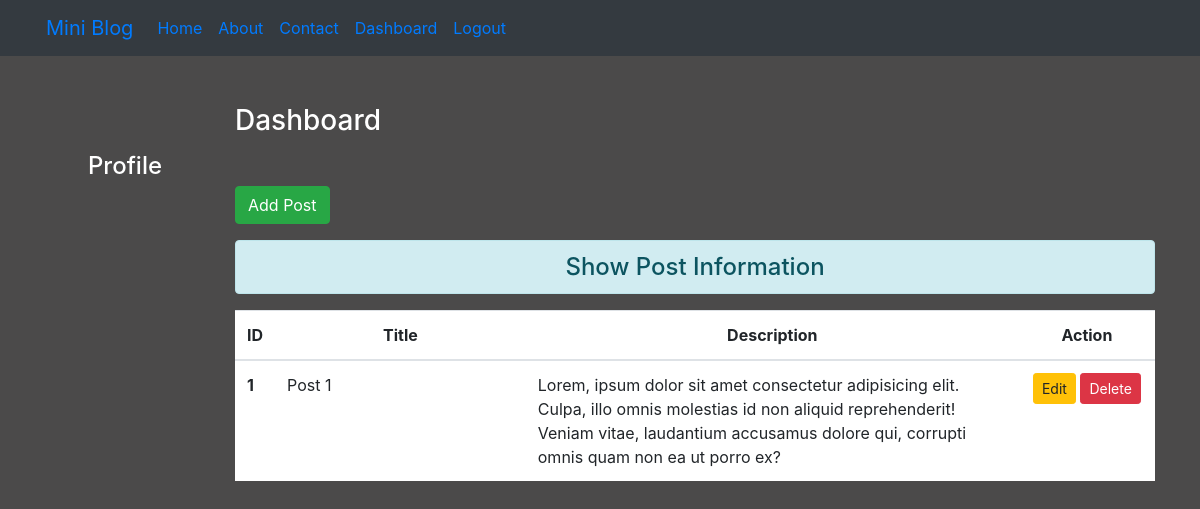
Before: /dashboard/ (signed in) with the older database file.
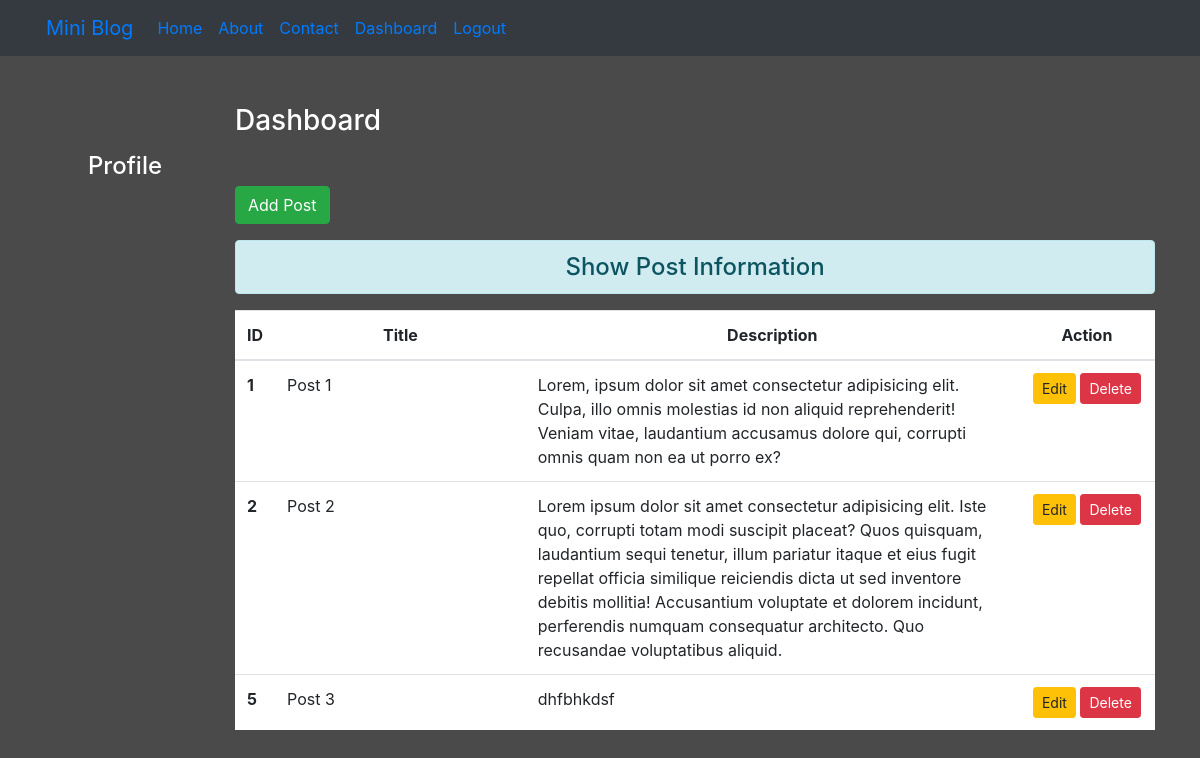
After: the same page with the newer database file.
### blog/models.py (models this page shows)
class Post(models.Model):
    title = models.CharField(max_length=150)
    desc = models.TextField()

### blog/views.py (the view)
# urls.py: path("dashboard/", views.dashboard, name='dashboard'),
def dashboard(request):
    if request.user.is_authenticated:
        posts = Post.objects.all()
        user = request.user
        full_name = user.get_full_name()
        grps = user.groups.all()
        return render(request, 'blog/dashboard.html', {'posts':posts, 'full_name':full_name, 'groups':grps})
    else:
        return HttpResponseRedirect('/LogIn/')

### blog/templates/blog/dashboard.html (shortened to what this page needs)
{% extends 'blog/base.html' %}
{% load static %}
{% block side %}
<div class="col-sm-2 text-white my-5 text-center">
    <h4 class="my-5">Profile</h4>
</div>
{% endblock side %}
{% block content %}
<div class="col-sm-10">
    <h3 class="text-white my-5">Dashboard</h3>
    <a href="{% url 'addpost' %}" class="btn btn-success">Add Post</a>
    <h4 class="text-center alert alert-info mt-3">Show Post Information</h4>
    {% if posts %}
    <table class="table table-hover bg-white">
        <thead>
            <tr class="text-center">
                <th scope="col" style="width:2%">ID</th>
                <th scope="col" style="width:28%">Title</th>
                <th scope="col" style="width:55%">Description</th>
                <th scope="col" style="width:15%">Action</th>
            </tr>
        </thead>
        <tbody>
            {% for post in posts %}
            <tr>
                <th scope="row">{{post.id}}</th>
                <td>{{post.title}}</td>
                <td>{{post.desc}}</td>
                <td class="text-center">
                    <a href="{% url 'editpost' post.id %}" class="btn btn-warning btn-sm">Edit</a>
                    {% if perms.blog.delete_post %}
                    <form action="{% url 'deletepost' post.id %}" method="post" class="d-inline">
                        <input type="submit" class="btn btn-danger btn-sm" value="Delete">
                    </form>
                    {% endif %}
                </td>
            </tr>
            {% endfor %}
        </tbody>
    </table>
    {% else %}
    <h4 class="text-center alert alert-warning">No Records</h4>
    {% endif %}
</div>
{% endblock content %}

Changed rows visible on the page:
added Post: id "2", title "Post 2", desc "Lorem ipsum dolor sit amet consectetur adipisicing elit. Iste quo, corrupti totam modi suscipit placeat? Quos quisquam, laudantium sequi tenetur, illum pariatur itaque et eius fugit repellat officia similique reiciendis dicta ut sed inventore debitis mollitia! Accusantium voluptate et dolorem incidunt, perferendis numquam consequatur architecto. Quo recusandae voluptatibus aliquid."
added Post: id "5", title "Post 3", desc "dhfbhkdsf"
